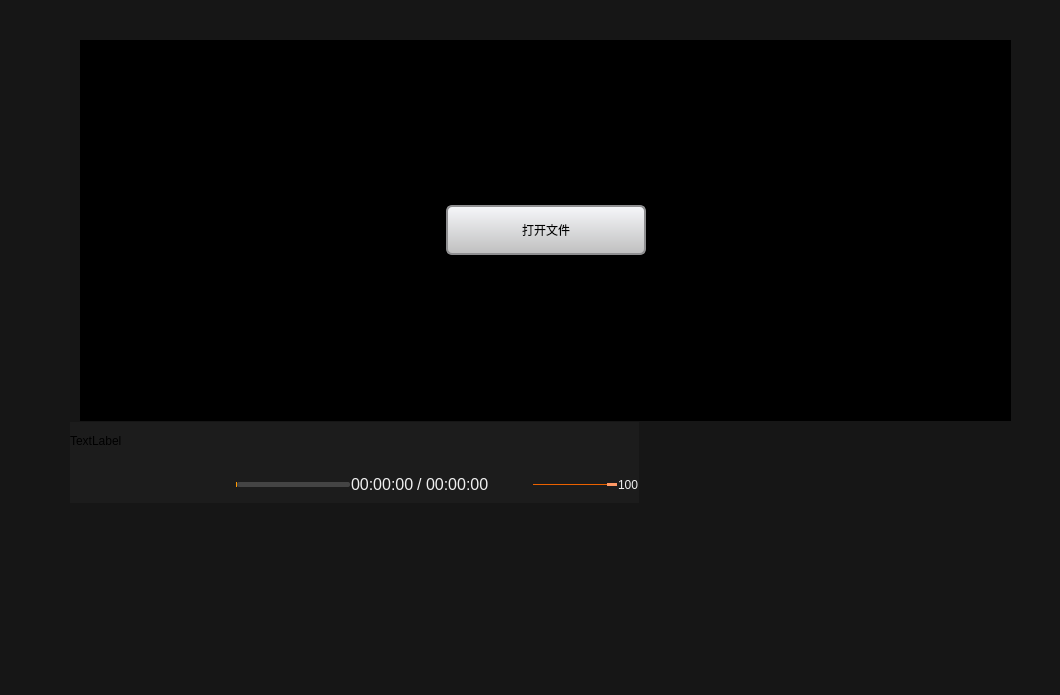
<?xml version="1.0" encoding="UTF-8"?>
<ui version="4.0">
 <class>MainWindow</class>
 <widget class="QWidget" name="MainWindow">
  <property name="geometry">
   <rect>
    <x>0</x>
    <y>0</y>
    <width>1060</width>
    <height>695</height>
   </rect>
  </property>
  <property name="windowTitle">
   <string>Form</string>
  </property>
  <layout class="QVBoxLayout" name="verticalLayout">
   <property name="spacing">
    <number>0</number>
   </property>
   <property name="leftMargin">
    <number>0</number>
   </property>
   <property name="topMargin">
    <number>0</number>
   </property>
   <property name="rightMargin">
    <number>0</number>
   </property>
   <property name="bottomMargin">
    <number>0</number>
   </property>
   <item>
    <widget class="QWidget" name="widget_container" native="true">
     <property name="styleSheet">
      <string notr="true">QWidget#widget_container
{
	background-color: rgb(22, 22, 22);
}
</string>
     </property>
     <widget class="QStackedWidget" name="stackedWidget">
      <property name="geometry">
       <rect>
        <x>80</x>
        <y>40</y>
        <width>931</width>
        <height>381</height>
       </rect>
      </property>
      <property name="currentIndex">
       <number>0</number>
      </property>
      <widget class="QWidget" name="page_open">
       <layout class="QVBoxLayout" name="verticalLayout_6">
        <property name="spacing">
         <number>0</number>
        </property>
        <property name="leftMargin">
         <number>0</number>
        </property>
        <property name="topMargin">
         <number>0</number>
        </property>
        <property name="rightMargin">
         <number>0</number>
        </property>
        <property name="bottomMargin">
         <number>0</number>
        </property>
        <item>
         <widget class="QWidget" name="widget_showopen" native="true">
          <property name="sizePolicy">
           <sizepolicy hsizetype="Preferred" vsizetype="Expanding">
            <horstretch>0</horstretch>
            <verstretch>0</verstretch>
           </sizepolicy>
          </property>
          <property name="styleSheet">
           <string notr="true">QWidget#widget_showopen
{
	
	background-color: rgba(0, 0, 0,255);
}</string>
          </property>
          <layout class="QVBoxLayout" name="verticalLayout_5">
           <item>
            <layout class="QHBoxLayout" name="horizontalLayout_3">
             <item>
              <spacer name="horizontalSpacer">
               <property name="orientation">
                <enum>Qt::Horizontal</enum>
               </property>
               <property name="sizeHint" stdset="0">
                <size>
                 <width>40</width>
                 <height>20</height>
                </size>
               </property>
              </spacer>
             </item>
             <item>
              <widget class="QToolButton" name="toolButton_open">
               <property name="minimumSize">
                <size>
                 <width>200</width>
                 <height>50</height>
                </size>
               </property>
               <property name="cursor">
                <cursorShape>PointingHandCursor</cursorShape>
               </property>
               <property name="styleSheet">
                <string notr="true">
  QToolButton { /* all types of tool button */
      border: 2px solid #8f8f91;
      border-radius: 6px;
      background-color: qlineargradient(x1: 0, y1: 0, x2: 0, y2: 1, stop: 0 #f6f7fa, stop: 1 #bfbfbf);
}

  QToolButton[popupMode=&quot;1&quot;] { /* only for MenuButtonPopup */
      padding-right: 20px; /* make way for the popup button */
  }

  QToolButton:pressed {
      background-color: qlineargradient(x1: 0, y1: 0, x2: 0, y2: 1,
                                        stop: 0 #dadbde, stop: 1 #f6f7fa);
  }

  /* the subcontrols below are used only in the MenuButtonPopup mode */
  QToolButton::menu-button {
      border: 2px solid gray;
      border-top-right-radius: 6px;
      border-bottom-right-radius: 6px;
      /* 16px width + 4px for border = 20px allocated above */
      width: 16px;
  }

  QToolButton::menu-arrow {
      image: url(downarrow.png);
  }

  QToolButton::menu-arrow:open {
      top: 1px; left: 1px; /* shift it a bit */
  }
 </string>
               </property>
               <property name="text">
                <string>打开文件</string>
               </property>
              </widget>
             </item>
             <item>
              <spacer name="horizontalSpacer_2">
               <property name="orientation">
                <enum>Qt::Horizontal</enum>
               </property>
               <property name="sizeHint" stdset="0">
                <size>
                 <width>40</width>
                 <height>20</height>
                </size>
               </property>
              </spacer>
             </item>
            </layout>
           </item>
          </layout>
         </widget>
        </item>
       </layout>
      </widget>
      <widget class="QWidget" name="page_audio">
       <layout class="QVBoxLayout" name="verticalLayout_2">
        <item>
         <widget class="QLabel" name="label">
          <property name="styleSheet">
           <string notr="true">image: url(:/image/audio.png);</string>
          </property>
          <property name="text">
           <string/>
          </property>
         </widget>
        </item>
       </layout>
      </widget>
      <widget class="QWidget" name="page_video">
       <layout class="QVBoxLayout" name="verticalLayout_8">
        <property name="spacing">
         <number>0</number>
        </property>
        <property name="leftMargin">
         <number>0</number>
        </property>
        <property name="topMargin">
         <number>0</number>
        </property>
        <property name="rightMargin">
         <number>0</number>
        </property>
        <property name="bottomMargin">
         <number>0</number>
        </property>
        <item>
         <widget class="ShowVideoWidget" name="widget_videoPlayer" native="true">
          <property name="enabled">
           <bool>true</bool>
          </property>
          <property name="sizePolicy">
           <sizepolicy hsizetype="Preferred" vsizetype="Expanding">
            <horstretch>0</horstretch>
            <verstretch>0</verstretch>
           </sizepolicy>
          </property>
          <property name="mouseTracking">
           <bool>true</bool>
          </property>
          <property name="styleSheet">
           <string notr="true">QWidget#widget_videoPlayer
{
	background-color: rgb(255, 55, 195);
}</string>
          </property>
         </widget>
        </item>
       </layout>
      </widget>
     </widget>
     <widget class="QWidget" name="widget_controller" native="true">
      <property name="geometry">
       <rect>
        <x>70</x>
        <y>422</y>
        <width>569</width>
        <height>81</height>
       </rect>
      </property>
      <property name="styleSheet">
       <string notr="true">QWidget#widget_controller
{
	background-color: rgba(50, 50, 50,55);
}</string>
      </property>
      <layout class="QVBoxLayout" name="verticalLayout_3">
       <item>
        <widget class="QLabel" name="now_label">
         <property name="text">
          <string>TextLabel</string>
         </property>
        </widget>
       </item>
       <item>
        <layout class="QHBoxLayout" name="horizontalLayout_2">
         <property name="spacing">
          <number>1</number>
         </property>
         <property name="rightMargin">
          <number>0</number>
         </property>
         <item>
          <widget class="QPushButton" name="pushButton_open">
           <property name="minimumSize">
            <size>
             <width>36</width>
             <height>36</height>
            </size>
           </property>
           <property name="cursor">
            <cursorShape>PointingHandCursor</cursorShape>
           </property>
           <property name="styleSheet">
            <string notr="true">QPushButton{ 
image: url(:image/open_normal.png);
border-radius:0px; 
} 
QPushButton:hover{ 
image: url(:image/open_focus.png);
border-radius:0px; 
} 
QPushButton:pressed{ 
image: url(:image/open_normal.png);
border-radius:0px; 
}
</string>
           </property>
           <property name="text">
            <string/>
           </property>
          </widget>
         </item>
         <item>
          <spacer name="horizontalSpacer_3">
           <property name="orientation">
            <enum>Qt::Horizontal</enum>
           </property>
           <property name="sizeType">
            <enum>QSizePolicy::Fixed</enum>
           </property>
           <property name="sizeHint" stdset="0">
            <size>
             <width>6</width>
             <height>20</height>
            </size>
           </property>
          </spacer>
         </item>
         <item>
          <widget class="QPushButton" name="pushButton_play">
           <property name="minimumSize">
            <size>
             <width>36</width>
             <height>36</height>
            </size>
           </property>
           <property name="cursor">
            <cursorShape>PointingHandCursor</cursorShape>
           </property>
           <property name="styleSheet">
            <string notr="true">QPushButton{ 
image: url(:image/start_normal.png);
border-radius:0px; 
}  
QPushButton:hover{ 
image: url(:image/start_focus.png);
border-radius:0px; 
} 
QPushButton:pressed{ 
image: url(:image/start_normal.png);
border-radius:0px; 
}
</string>
           </property>
           <property name="text">
            <string/>
           </property>
          </widget>
         </item>
         <item>
          <widget class="QPushButton" name="pushButton_pause">
           <property name="minimumSize">
            <size>
             <width>36</width>
             <height>36</height>
            </size>
           </property>
           <property name="cursor">
            <cursorShape>PointingHandCursor</cursorShape>
           </property>
           <property name="styleSheet">
            <string notr="true">QPushButton{ 
image: url(:image/pause_normal.png);
border-radius:0px; 
} 
QPushButton:hover{ 
image: url(:image/pause_focus.png);
border-radius:0px; 
} 
QPushButton:pressed{ 
image: url(:image/pause_normal.png);
border-radius:0px; 
}
</string>
           </property>
           <property name="text">
            <string/>
           </property>
          </widget>
         </item>
         <item>
          <spacer name="horizontalSpacer_5">
           <property name="orientation">
            <enum>Qt::Horizontal</enum>
           </property>
           <property name="sizeType">
            <enum>QSizePolicy::Fixed</enum>
           </property>
           <property name="sizeHint" stdset="0">
            <size>
             <width>6</width>
             <height>20</height>
            </size>
           </property>
          </spacer>
         </item>
         <item>
          <widget class="QPushButton" name="pushButton_stop">
           <property name="minimumSize">
            <size>
             <width>36</width>
             <height>36</height>
            </size>
           </property>
           <property name="cursor">
            <cursorShape>PointingHandCursor</cursorShape>
           </property>
           <property name="styleSheet">
            <string notr="true">QPushButton{ 
image: url(:image/stop_normal.png);
border-radius:0px; 
}  
QPushButton:hover{ 
image: url(:image/stop_focus.png);
border-radius:0px; 
} 
QPushButton:pressed{ 
image: url(:image/stop_normal.png);
border-radius:0px; 
}
</string>
           </property>
           <property name="text">
            <string/>
           </property>
          </widget>
         </item>
         <item>
          <spacer name="horizontalSpacer_6">
           <property name="orientation">
            <enum>Qt::Horizontal</enum>
           </property>
           <property name="sizeType">
            <enum>QSizePolicy::Fixed</enum>
           </property>
           <property name="sizeHint" stdset="0">
            <size>
             <width>6</width>
             <height>20</height>
            </size>
           </property>
          </spacer>
         </item>
         <item>
          <widget class="VideoSlider" name="horizontalSlider">
           <property name="cursor">
            <cursorShape>PointingHandCursor</cursorShape>
           </property>
           <property name="styleSheet">
            <string notr="true">QSlider::groove:horizontal {
border: 0px solid #bbb;
}

QSlider::sub-page:horizontal {
background-color: #ff9900;
border-bottom-left-radius: 2px; 
border-top-left-radius: 2px; 

border-radius: 2px; 
margin-top:5px;
margin-bottom:5px;
}

QSlider::add-page:horizontal {
background-color: rgba(228, 228, 228, 50);v
border: 0px solid #777;
border-radius: 2px;
margin-top:5px;
margin-bottom:5px;
}
/*
QSlider::handle:horizontal {
background: rgb(255,153,102); 
border: 1px solid rgb(255,153,102); 
width: 14px;
height:10px;
border-radius: 7px;
margin-top:2px;
margin-bottom:2px;
}

QSlider::handle:horizontal:hover {
background: rgb(255,128,6); 
border: 1px solid rgba(102,102,102,102);
border-radius: 7px;
}*/

QSlider::sub-page:horizontal:disabled {
background: #bbb;
border-color: #999;
}

QSlider::add-page:horizontal:disabled {
background: #eee;
border-color: #999;
}

QSlider::handle:horizontal:disabled {
background: #eee;
border: 1px solid #aaa;
border-radius: 2px;
}
</string>
           </property>
           <property name="maximum">
            <number>100</number>
           </property>
           <property name="value">
            <number>0</number>
           </property>
           <property name="orientation">
            <enum>Qt::Horizontal</enum>
           </property>
          </widget>
         </item>
         <item>
          <layout class="QHBoxLayout" name="horizontalLayout">
           <property name="spacing">
            <number>3</number>
           </property>
           <item>
            <widget class="QLabel" name="label_currenttime">
             <property name="styleSheet">
              <string notr="true">QLabel{
	border-radius:0px;
	color: #F0F0F0;
	background-color:rgba(0,0,0,0);
	border-style:none;
font-family:&quot;微软雅黑&quot;;
font-size:16px;
}
</string>
             </property>
             <property name="text">
              <string>00:00:00</string>
             </property>
            </widget>
           </item>
           <item>
            <widget class="QLabel" name="label_2">
             <property name="styleSheet">
              <string notr="true">QLabel{
	border-radius:0px;
	color: #F0F0F0;
	background-color:rgba(0,0,0,0);
	border-style:none;
font-family:&quot;微软雅黑&quot;;
font-size:16px;
}
</string>
             </property>
             <property name="text">
              <string>/</string>
             </property>
            </widget>
           </item>
           <item>
            <widget class="QLabel" name="label_totaltime">
             <property name="styleSheet">
              <string notr="true">QLabel{
	border-radius:0px;
	color: #F0F0F0;
	background-color:rgba(0,0,0,0);
	border-style:none;
font-family:&quot;微软雅黑&quot;;
font-size:16px;
}
</string>
             </property>
             <property name="text">
              <string>00:00:00</string>
             </property>
            </widget>
           </item>
          </layout>
         </item>
         <item>
          <widget class="QPushButton" name="pushButton_volume">
           <property name="minimumSize">
            <size>
             <width>36</width>
             <height>36</height>
            </size>
           </property>
           <property name="cursor">
            <cursorShape>PointingHandCursor</cursorShape>
           </property>
           <property name="styleSheet">
            <string notr="true">QPushButton{ 
image: url(:/image/volume_normal.png);
border-radius:0px; 
padding:5px;
}  
QPushButton:hover{ 
image: url(:image/stop_focus.png);
border-radius:0px; 
padding:3px;
} 
QPushButton:!checked{ 
image: url(:/image/volume_normal.png);
} 
QPushButton:checked{ 
image: url(:/image/volume_mute.png);
} 

</string>
           </property>
           <property name="text">
            <string/>
           </property>
           <property name="checkable">
            <bool>true</bool>
           </property>
          </widget>
         </item>
         <item>
          <widget class="QSlider" name="horizontalSlider_volume">
           <property name="sizePolicy">
            <sizepolicy hsizetype="Fixed" vsizetype="Fixed">
             <horstretch>0</horstretch>
             <verstretch>0</verstretch>
            </sizepolicy>
           </property>
           <property name="maximumSize">
            <size>
             <width>150</width>
             <height>16777215</height>
            </size>
           </property>
           <property name="styleSheet">
            <string notr="true">QSlider::groove:horizontal {
border: 0px solid #bbb;
}

QSlider::sub-page:horizontal {
background: rgb(235,97,0);
border-radius: 0px;
margin-top:8px;
margin-bottom:8px;
}

QSlider::add-page:horizontal {
background: rgb(255,255, 255);
border: 0px solid #777;
border-radius: 2px;
margin-top:8px;
margin-bottom:8px;
}

QSlider::handle:horizontal {
background: rgb(255,153,102); 
border: 1px solid rgb(255,153,102); 
width: 8px;
height:8px;
border-radius: 2px;
margin-top:6px;
margin-bottom:6px;
}

QSlider::handle:horizontal:hover {
background: rgb(255,128,6); 
border: 1px solid rgba(102,102,102,102);
border-radius: 7px;
}

QSlider::sub-page:horizontal:disabled {
background: #bbb;
border-color: #999;
}

QSlider::add-page:horizontal:disabled {
background: #eee;
border-color: #999;
}

QSlider::handle:horizontal:disabled {
background: #eee;
border: 1px solid #aaa;
border-radius: 4px;
}

</string>
           </property>
           <property name="maximum">
            <number>100</number>
           </property>
           <property name="singleStep">
            <number>0</number>
           </property>
           <property name="pageStep">
            <number>0</number>
           </property>
           <property name="value">
            <number>100</number>
           </property>
           <property name="orientation">
            <enum>Qt::Horizontal</enum>
           </property>
          </widget>
         </item>
         <item>
          <widget class="QLabel" name="label_volume">
           <property name="minimumSize">
            <size>
             <width>20</width>
             <height>0</height>
            </size>
           </property>
           <property name="styleSheet">
            <string notr="true">QLabel{
	border-radius:0px;
	color: #F0F0F0;
	background-color:rgba(0,0,0,0);
	border-style:none;
font: 16px &quot;微软雅黑&quot;;

}
</string>
           </property>
           <property name="text">
            <string>100</string>
           </property>
           <property name="alignment">
            <set>Qt::AlignLeading|Qt::AlignLeft|Qt::AlignVCenter</set>
           </property>
          </widget>
         </item>
        </layout>
       </item>
      </layout>
     </widget>
    </widget>
   </item>
  </layout>
 </widget>
 <customwidgets>
  <customwidget>
   <class>ShowVideoWidget</class>
   <extends>QWidget</extends>
   <header>Widget/ShowVideoWidget.h</header>
   <container>1</container>
  </customwidget>
  <customwidget>
   <class>VideoSlider</class>
   <extends>QSlider</extends>
   <header>Widget/VideoSlider.h</header>
  </customwidget>
 </customwidgets>
 <resources/>
 <connections/>
</ui>
